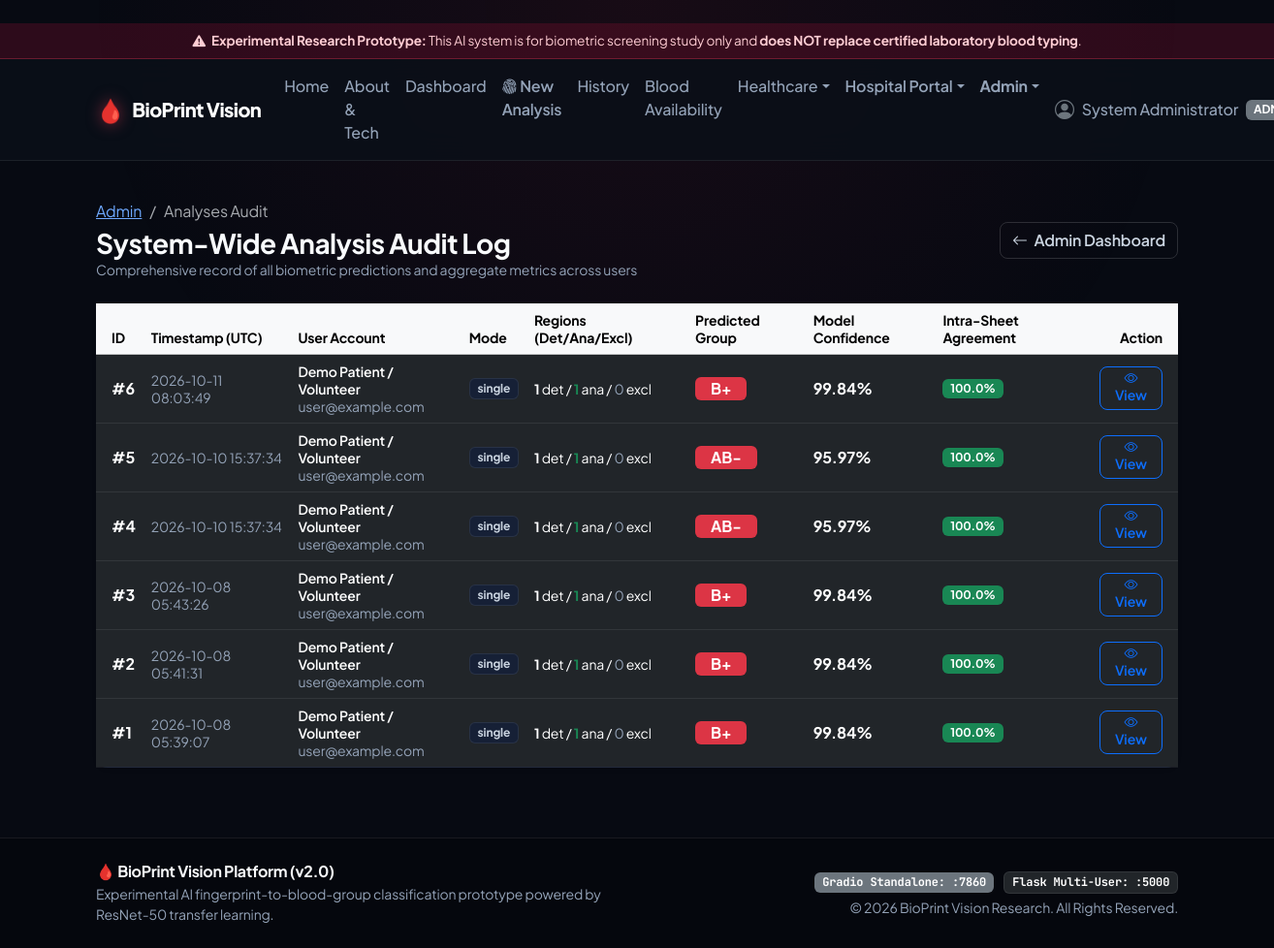
The page /admin/analyses (signed in) on the database as committed earlier.
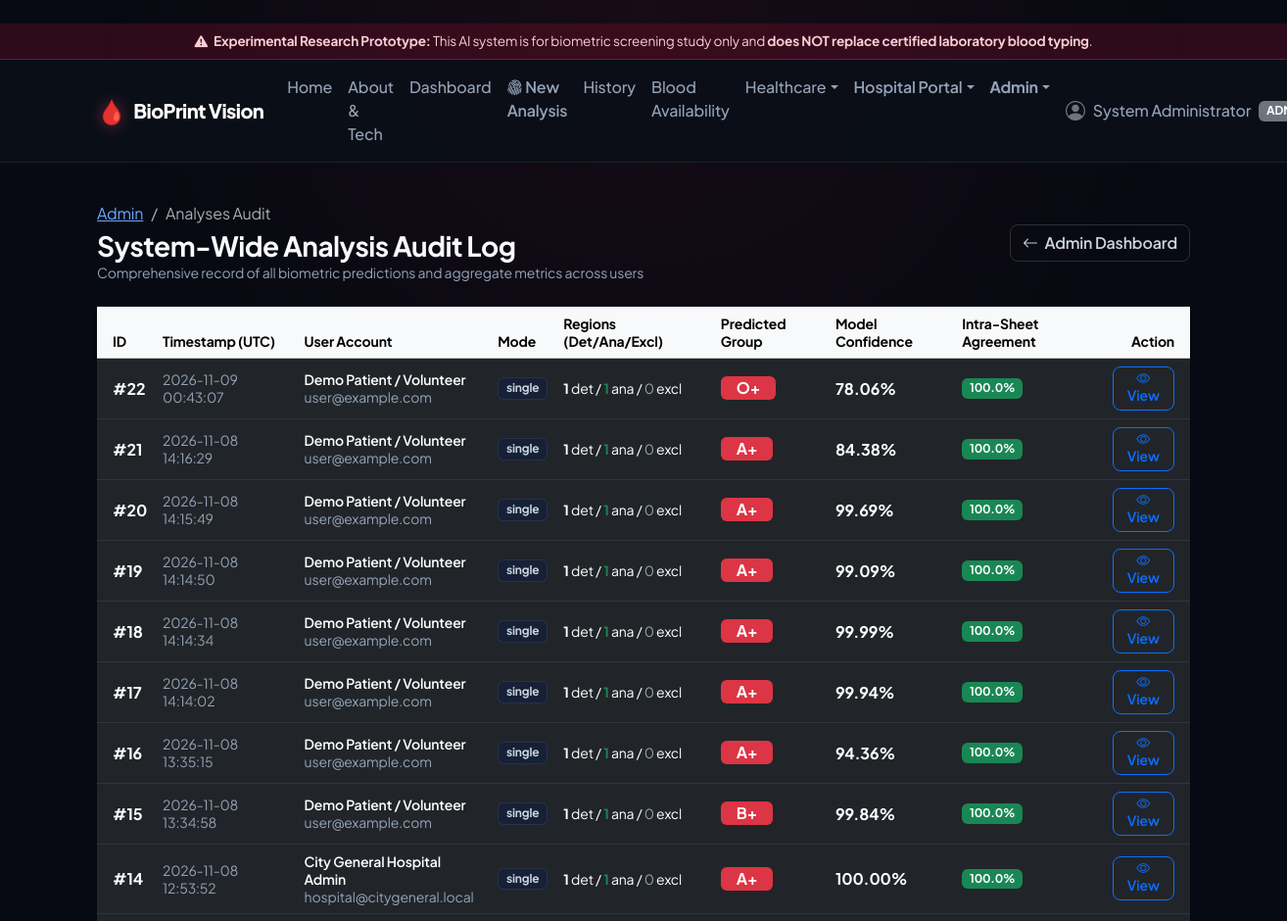
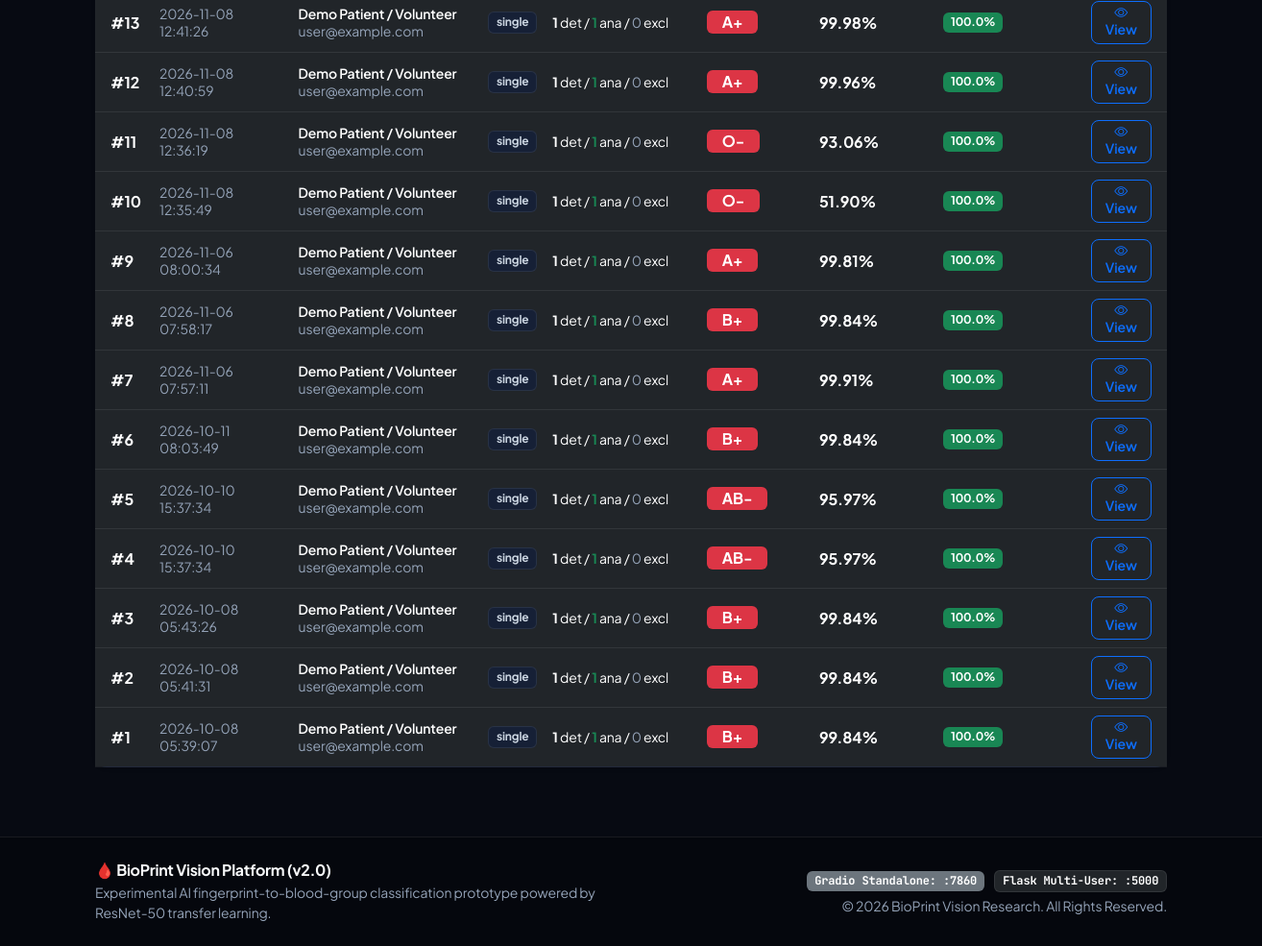
The same page on the database as committed later (2 pictures, top to bottom).
### database/models.py (models this page shows, shortened)
class Analysis(db.Model):
    __tablename__ = "analyses"
    id = db.Column(db.Integer, primary_key=True, autoincrement=True)
    user_id = db.Column(db.Integer, db.ForeignKey("users.id", ondelete="CASCADE"), nullable=False, index=True)
    final_blood_group = db.Column(db.String(10), nullable=False, index=True)
    final_confidence = db.Column(db.Float, nullable=False)
    fingerprints_detected = db.Column(db.Integer, nullable=False, default=1)
    fingerprints_analyzed = db.Column(db.Integer, nullable=False, default=1)
    fingerprints_excluded = db.Column(db.Integer, nullable=False, default=0)
    agreement_percentage = db.Column(db.Float, nullable=False, default=100.0)
    mode = db.Column(db.String(20), nullable=False, default="single")  # single, multiple
    image_path = db.Column(db.String(255), nullable=True)
    annotated_image_path = db.Column(db.String(255), nullable=True)
    notes = db.Column(db.Text, nullable=True)
    created_at = db.Column(db.DateTime, nullable=False, default=datetime.utcnow, index=True)
    fingerprints = db.relationship("FingerprintResult", backref="analysis", lazy=True, cascade="all, delete-orphan")
    reports = db.relationship("Report", backref="analysis", lazy=True, cascade="all, delete-orphan")

class User(db.Model):
    __tablename__ = "users"
    id = db.Column(db.Integer, primary_key=True, autoincrement=True)
    name = db.Column(db.String(120), nullable=False)
    email = db.Column(db.String(150), unique=True, nullable=False, index=True)
    password_hash = db.Column(db.String(255), nullable=False)
    role = db.Column(db.String(20), nullable=False, default="USER", index=True)  # USER, HOSPITAL, ADMIN
    status = db.Column(db.String(20), nullable=False, default="ACTIVE")          # ACTIVE, INACTIVE, SUSPENDED
    created_at = db.Column(db.DateTime, nullable=False, default=datetime.utcnow)
    updated_at = db.Column(db.DateTime, nullable=False, default=datetime.utcnow, onupdate=datetime.utcnow)
    analyses = db.relationship("Analysis", backref="user", lazy=True, cascade="all, delete-orphan")
    facilities = db.relationship("Facility", backref="owner", lazy=True)

### routes/admin.py (the view)
@admin_bp.route("/admin/analyses")
@role_required("ADMIN")
def list_all_analyses():
    analyses = Analysis.query.order_by(Analysis.created_at.desc()).limit(50).all()
    return render_template("admin/analyses.html", analyses=analyses)

### routes/auth.py (called while the page is built)
def get_current_user():
    user_id = session.get("user_id")
    if user_id:
        return db.session.get(User, user_id)
    return None

def role_required(*allowed_roles):
    def decorator(f):
        @wraps(f)
        def decorated_function(*args, **kwargs):
            if "user_id" not in session:
                flash("Please sign in to access this page.", "warning")
                return redirect(url_for("auth.login", next=request.path))
            user = get_current_user()
            if not user or user.role not in allowed_roles:
                flash("Access denied: You do not possess the required authorization for this area.", "danger")
                return redirect(url_for("main.dashboard"))
            return f(*args, **kwargs)
        return decorated_function
    return decorator

@auth_bp.before_app_request
def load_logged_in_user():
    g.user = get_current_user()

### templates/admin/analyses.html (shortened to what the changed rows need)
﻿{% extends "base.html" %}
{% block content %}
<div class="container-fluid px-0">
    <div class="d-flex flex-wrap justify-content-between align-items-center mb-4 gap-2">
        <div>
            <h2 class="h3 fw-bold mb-0">System-Wide Analysis Audit Log</h2>
        </div>
    </div>
    <div class="card border-0 shadow-sm">
        <div class="card-body p-0">
            {% if analyses %}
            <div class="table-responsive">
                <table class="table table-hover align-middle mb-0">
                    <thead class="table-light small">
                        <tr>
                            <th class="ps-3">ID</th>
                            <th>Timestamp (UTC)</th>
                            <th>User Account</th>
                            <th>Mode</th>
                            <th>Regions (Det/Ana/Excl)</th>
                            <th>Predicted Group</th>
                            <th>Model Confidence</th>
                            <th>Intra-Sheet Agreement</th>
                            <th class="text-end pe-3">Action</th>
                        </tr>
                    </thead>
                    <tbody>
                        {% for a in analyses %}
                        <tr>
                            <td class="ps-3 fw-bold">#{{ a.id }}</td>
                            <td class="small text-muted">{{ a.created_at.strftime('%Y-%m-%d %H:%M:%S') }}</td>
                            <td>
                                <div class="fw-semibold small">{{ a.user.name if a.user else 'Unknown' }}</div>
                                <div class="text-muted small">{{ a.user.email if a.user else 'N/A' }}</div>
                            </td>
                            <td><span class="badge bg-light text-dark border">{{ a.mode }}</span></td>
                            <td class="small">
                                <span class="fw-bold">{{ a.fingerprints_detected }}</span> det /
                                <span class="text-success fw-bold">{{ a.fingerprints_analyzed }}</span> ana /
                                <span class="{% if a.fingerprints_excluded > 0 %}text-danger fw-bold{% else %}text-muted{% endif %}">{{ a.fingerprints_excluded }}</span> excl
                            </td>
                            <td>
                                <span class="badge bg-danger fs-6 px-3 py-1">{{ a.final_blood_group }}</span>
                            </td>
                            <td class="fw-bold">
                                {{ "%.2f"|format(a.final_confidence) }}%
                            </td>
                            <td>
                                {% if a.agreement_percentage >= 80 %}
                                    <span class="badge bg-success">{{ "%.1f"|format(a.agreement_percentage) }}%</span>
                                {% elif a.agreement_percentage >= 50 %}
                                    <span class="badge bg-warning text-dark">{{ "%.1f"|format(a.agreement_percentage) }}%</span>
                                {% else %}
                                    <span class="badge bg-secondary">{{ "%.1f"|format(a.agreement_percentage) }}%</span>
                                {% endif %}
                            </td>
                            <td class="text-end pe-3">
                                <a href="{{ url_for('analysis.view_analysis', analysis_id=a.id) }}" class="btn btn-sm btn-outline-primary">
                                    <i class="bi bi-eye"></i> View
                                </a>
                            </td>
                        </tr>
                        {% endfor %}
                    </tbody>
                </table>
            </div>
            {% else %}
            <div class="text-center py-5 text-muted">
                <i class="bi bi-journal-x display-3 mb-3 d-block"></i>
                <h5 class="fw-bold">No Analyses Found</h5>
                <p class="small">No analysis records are present in the database audit log.</p>
            </div>
            {% endif %}
        </div>
    </div>
</div>
{% endblock %}

Rows that differ between the two databases and show on the page:
added Analysis: id "22", created_at "2026-11-09 00:43:07", user "Demo Patient / Volunteer", user "user@example.com", mode "single", fingerprints_detected "1", fingerprints_analyzed "1", fingerprints_excluded "0", final_blood_group "O+", final_confidence "78.06", agreement_percentage "100.0"
added Analysis: id "21", created_at "2026-11-08 14:16:29", user "Demo Patient / Volunteer", user "user@example.com", mode "single", fingerprints_detected "1", fingerprints_analyzed "1", fingerprints_excluded "0", final_blood_group "A+", final_confidence "84.38", agreement_percentage "100.0"
added Analysis: id "20", created_at "2026-11-08 14:15:49", user "Demo Patient / Volunteer", user "user@example.com", mode "single", fingerprints_detected "1", fingerprints_analyzed "1", fingerprints_excluded "0", final_blood_group "A+", final_confidence "99.69", agreement_percentage "100.0"
added Analysis: id "19", created_at "2026-11-08 14:14:50", user "Demo Patient / Volunteer", user "user@example.com", mode "single", fingerprints_detected "1", fingerprints_analyzed "1", fingerprints_excluded "0", final_blood_group "A+", final_confidence "99.09", agreement_percentage "100.0"
added Analysis: id "18", created_at "2026-11-08 14:14:34", user "Demo Patient / Volunteer", user "user@example.com", mode "single", fingerprints_detected "1", fingerprints_analyzed "1", fingerprints_excluded "0", final_blood_group "A+", final_confidence "99.99", agreement_percentage "100.0"
added Analysis: id "17", created_at "2026-11-08 14:14:02", user "Demo Patient / Volunteer", user "user@example.com", mode "single", fingerprints_detected "1", fingerprints_analyzed "1", fingerprints_excluded "0", final_blood_group "A+", final_confidence "99.94", agreement_percentage "100.0"
added Analysis: id "16", created_at "2026-11-08 13:35:15", user "Demo Patient / Volunteer", user "user@example.com", mode "single", fingerprints_detected "1", fingerprints_analyzed "1", fingerprints_excluded "0", final_blood_group "A+", final_confidence "94.36", agreement_percentage "100.0"
added Analysis: id "15", created_at "2026-11-08 13:34:58", user "Demo Patient / Volunteer", user "user@example.com", mode "single", fingerprints_detected "1", fingerprints_analyzed "1", fingerprints_excluded "0", final_blood_group "B+", final_confidence "99.84", agreement_percentage "100.0"
added Analysis: id "14", created_at "2026-11-08 12:53:52", user "City General Hospital Admin", user "hospital@citygeneral.local", mode "single", fingerprints_detected "1", fingerprints_analyzed "1", fingerprints_excluded "0", final_blood_group "A+", final_confidence "100.00", agreement_percentage "100.0"
added Analysis: id "13", created_at "2026-11-08 12:41:26", user "Demo Patient / Volunteer", user "user@example.com", mode "single", fingerprints_detected "1", fingerprints_analyzed "1", fingerprints_excluded "0", final_blood_group "A+", final_confidence "99.98", agreement_percentage "100.0"
added Analysis: id "12", created_at "2026-11-08 12:40:59", user "Demo Patient / Volunteer", user "user@example.com", mode "single", fingerprints_detected "1", fingerprints_analyzed "1", fingerprints_excluded "0", final_blood_group "A+", final_confidence "99.96", agreement_percentage "100.0"
added Analysis: id "11", created_at "2026-11-08 12:36:19", user "Demo Patient / Volunteer", user "user@example.com", mode "single", fingerprints_detected "1", fingerprints_analyzed "1", fingerprints_excluded "0", final_blood_group "O-", final_confidence "93.06", agreement_percentage "100.0"
added Analysis: id "10", created_at "2026-11-08 12:35:49", user "Demo Patient / Volunteer", user "user@example.com", mode "single", fingerprints_detected "1", fingerprints_analyzed "1", fingerprints_excluded "0", final_blood_group "O-", final_confidence "51.90", agreement_percentage "100.0"
added Analysis: id "9", created_at "2026-11-06 08:00:34", user "Demo Patient / Volunteer", user "user@example.com", mode "single", fingerprints_detected "1", fingerprints_analyzed "1", fingerprints_excluded "0", final_blood_group "A+", final_confidence "99.81", agreement_percentage "100.0"
added Analysis: id "8", created_at "2026-11-06 07:58:17", user "Demo Patient / Volunteer", user "user@example.com", mode "single", fingerprints_detected "1", fingerprints_analyzed "1", fingerprints_excluded "0", final_blood_group "B+", final_confidence "99.84", agreement_percentage "100.0"
added Analysis: id "7", created_at "2026-11-06 07:57:11", user "Demo Patient / Volunteer", user "user@example.com", mode "single", fingerprints_detected "1", fingerprints_analyzed "1", fingerprints_excluded "0", final_blood_group "A+", final_confidence "99.91", agreement_percentage "100.0"
